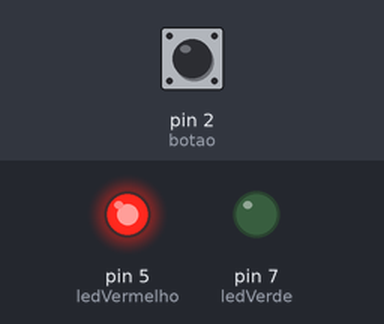
Bench run of a sketch on a simulated Arduino Uno, built with avr-gcc and run on an emulated ATmega328P. Shown: output pins drawn as LEDs (lit = HIGH). The test bench sets the inputs (shaded band); at power-on: pin 2 (botao) LOW.

Above: at 1.2 s.
1.3 s: pin 2 (botao) pulled HIGH for 0.15 s
At 2.1 s:
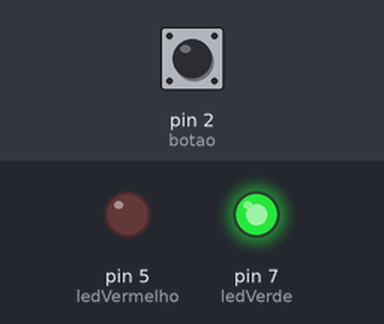
Timing chart, 0 to 7.8 s (numbered marks = the images above; inputs shaded):
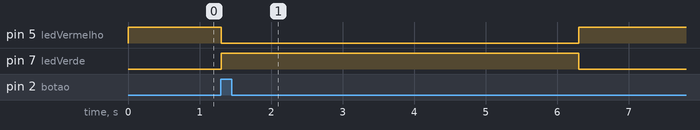

Measured:
- after the input at 1.3 s, pin 5 (ledVermelho): HIGH → LOW at once, → HIGH 5.0 s later; pin 7 (ledVerde): LOW → HIGH at once, → LOW 5.0 s later

The sketch:

SemaforoV1.ino
```cpp
// Definindo os pinos
const int ledVerde = 7;   // LED verde no pino 7
const int ledVermelho = 5; // LED vermelho no pino 5
const int botao = 2;       // Botão no pino 2

int estadoBotao = 0;       // Estado do botão
bool pedestreAguardando = false; // Se o pedestre pressionou o botão

void setup() {
  // Configura os pinos dos LEDs como saída
  pinMode(ledVerde, OUTPUT);
  pinMode(ledVermelho, OUTPUT);
  // Configura o pino do botão como entrada
  pinMode(botao, INPUT);
  // Inicializa o sistema com o LED vermelho aceso
  digitalWrite(ledVermelho, HIGH);
  digitalWrite(ledVerde, LOW);
}

void loop() {
  // Lê o estado do botão
  estadoBotao = digitalRead(botao);
  // Se o botão foi pressionado
  if (estadoBotao == HIGH && !pedestreAguardando) {
    pedestreAguardando = true;
    // Simula a mudança para o LED verde (indica que o pedestre pode atravessar)
    digitalWrite(ledVerde, HIGH);
    digitalWrite(ledVermelho, LOW);
    // Espera por 5 segundos para o pedestre atravessar
    delay(5000);
    // Após 5 segundos, o farol volta a ficar vermelho
    digitalWrite(ledVerde, LOW);
    digitalWrite(ledVermelho, HIGH);
    // O pedestre não está mais aguardando
    pedestreAguardando = false;
  }
  // Aqui você pode colocar outros comportamentos ou tempos para os sinais
  // Exemplo, caso queira um tempo fixo para o semáforo funcionar de maneira independente.
}
```
